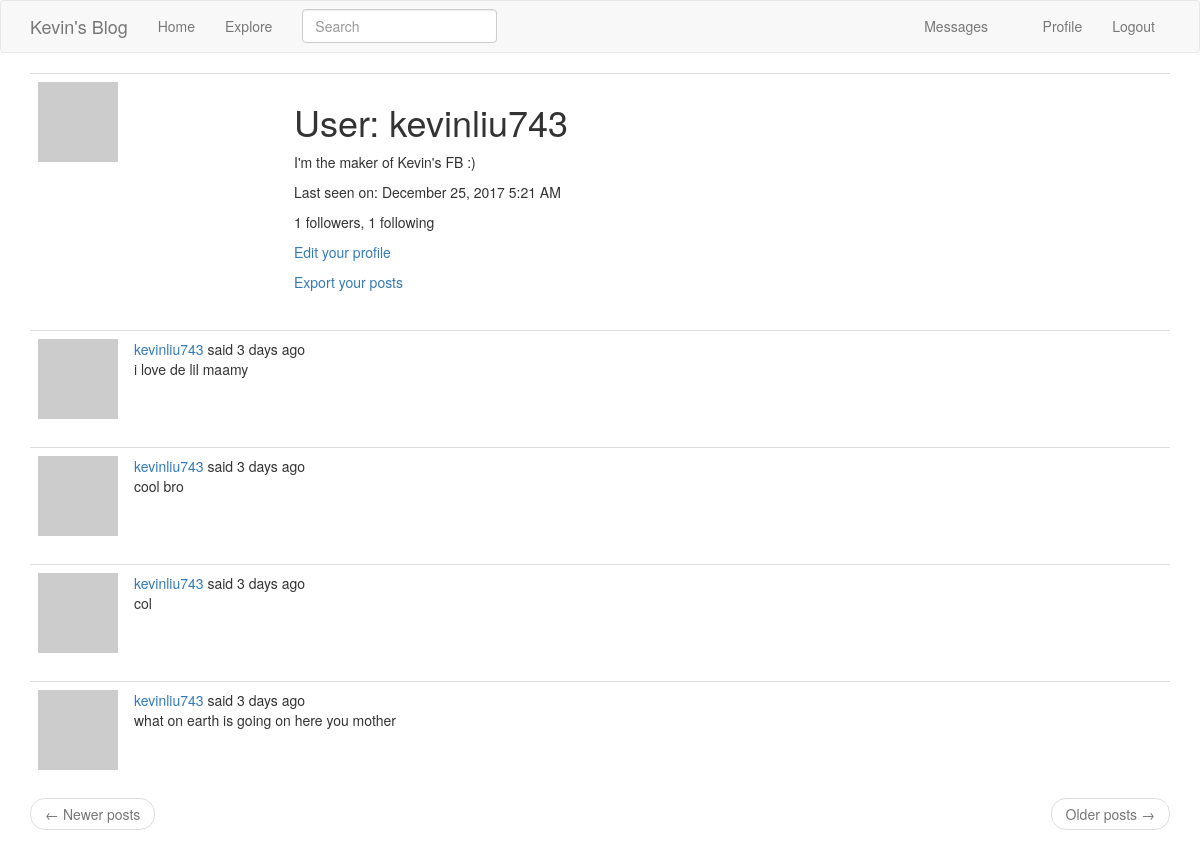
The app's page /user/kevinliu743 (signed in), older data.
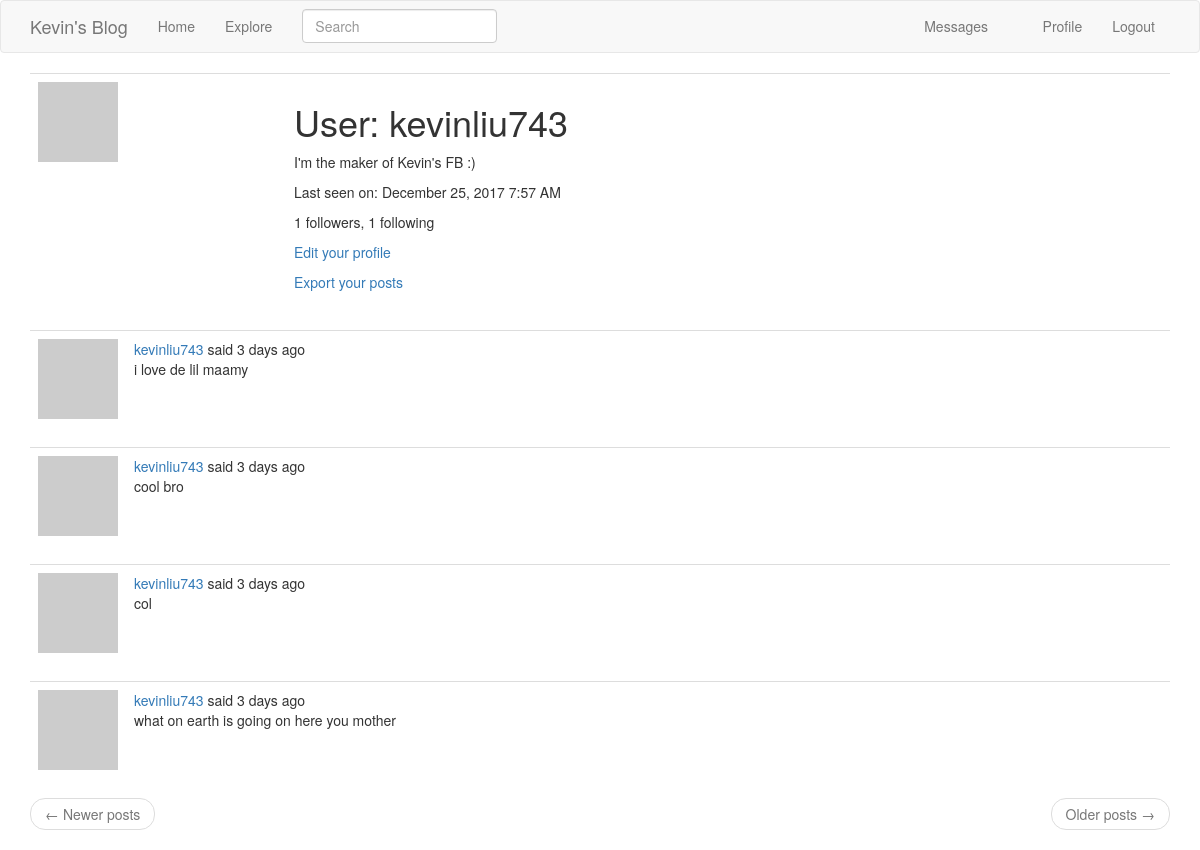
The same page, newer data.
### app/models.py (models this page shows, shortened)
class PaginatedAPIMixin(object):
    @staticmethod
    def to_collection_dict(query, page, per_page, endpoint, **kwargs):
        resources = query.paginate(page, per_page, False)
        data = {
            'items': [item.to_dict() for item in resources.items],
            '_meta': {
                'page': page,
                'per_page': per_page,
                'total_pages': resources.pages,
                'total_items': resources.total
            },
            '_links': {
                'self': url_for(endpoint, page=page, per_page=per_page,
                                **kwargs),
                'next': url_for(endpoint, page=page + 1, per_page=per_page,
                                **kwargs) if resources.has_next else None,
                'prev': url_for(endpoint, page=page - 1, per_page=per_page,
                                **kwargs) if resources.has_prev else None
            }
        }
        return data

class User(UserMixin, PaginatedAPIMixin, db.Model):
    id = db.Column(db.Integer, primary_key=True)
    username = db.Column(db.String(64), index=True, unique=True)
    email = db.Column(db.String(120), index=True, unique=True)
    password_hash = db.Column(db.String(128))
    posts = db.relationship('Post', backref='author', lazy='dynamic')
    about_me = db.Column(db.String(140))
    last_seen = db.Column(db.DateTime, default=datetime.utcnow)
    token = db.Column(db.String(32), index=True, unique=True)
    token_expiration = db.Column(db.DateTime)
    followed = db.relationship(
        'User', secondary=followers,
        primaryjoin=(followers.c.follower_id == id),
        secondaryjoin=(followers.c.followed_id == id),
        backref=db.backref('followers', lazy='dynamic'), lazy='dynamic')
    messages_sent = db.relationship('Message',
                                    foreign_keys='Message.sender_id',
                                    backref='author', lazy='dynamic')
    messages_received = db.relationship('Message',
                                        foreign_keys='Message.recipient_id',
                                        backref='recipient', lazy='dynamic')
    last_message_read_time = db.Column(db.DateTime)
    notifications = db.relationship('Notification', backref='user',
                                    lazy='dynamic')
    tasks = db.relationship('Task', backref='user', lazy='dynamic')
    def avatar(self, size):
        digest = md5(self.email.lower().encode('utf-8')).hexdigest()
        return 'https://www.gravatar.com/avatar/{}?d=identicon&s={}'.format(
            digest, size)
    def new_messages(self):
        last_read_time = self.last_message_read_time or datetime(1900, 1, 1)
        return Message.query.filter_by(recipient=self).filter(
            Message.timestamp > last_read_time).count()
    def get_tasks_in_progress(self):
        return Task.query.filter_by(user=self, complete=False).all()
    def get_task_in_progress(self, name):
        return Task.query.filter_by(name=name, user=self,
                                    complete=False).first()

### app/main/routes.py (the view)
@bp.route('/user/<username>')
@login_required
def user(username):
    user = User.query.filter_by(username=username).first_or_404()
    page = request.args.get('page', 1, type=int)
    posts = user.posts.order_by(Post.timestamp.desc()).paginate(
        page, current_app.config['POSTS_PER_PAGE'], False)
    next_url = url_for('main.user', username=user.username,
                       page=posts.next_num) if posts.has_next else None
    prev_url = url_for('main.user', username=user.username,
                       page=posts.prev_num) if posts.has_prev else None
    return render_template('user.html', user=user, posts=posts.items,
                           next_url=next_url, prev_url=prev_url)

### app/main/forms.py
class SearchForm(FlaskForm):
    q = StringField(_l('Search'), validators=[DataRequired()])
    def __init__(self, *args, **kwargs):
        if 'formdata' not in kwargs:
            kwargs['formdata'] = request.args
        if 'csrf_enabled' not in kwargs:
            kwargs['csrf_enabled'] = False
        super(SearchForm, self).__init__(*args, **kwargs)

### app/main/routes.py (called while the page is built)
@bp.before_app_request
def before_request():
    if current_user.is_authenticated:
        current_user.last_seen = datetime.utcnow()
        db.session.commit()
        g.search_form = SearchForm()
    g.locale = str(get_locale())

### app/models.py (called while the page is built)
@login.user_loader
def load_user(id):
    return User.query.get(int(id))

    @classmethod
    def before_commit(cls, session):
        session._changes = {
            'add': [obj for obj in session.new if isinstance(obj, cls)],
            'update': [obj for obj in session.dirty if isinstance(obj, cls)],
            'delete': [obj for obj in session.deleted if isinstance(obj, cls)]
        }

### app/templates/user.html (shortened to what this page needs)
{% extends "base.html" %}
{% block app_content %}
    <table class="table table-hover">
        <tr>
            <td width="256px"><img src="{{ user.avatar(256) }}"></td>
            <td>
                <h1>{{ _('User') }}: {{ user.username }}</h1>
                {% if user.about_me %}<p>{{ user.about_me }}</p>{% endif %}
                {% if user.last_seen %}
                <p>{{ _('Last seen on') }}: {{ moment(user.last_seen).format('LLL') }}</p>
                {% endif %}
                <p>{{ _('%(count)d followers', count=user.followers.count()) }}, {{ _('%(count)d following', count=user.followed.count()) }}</p>
                {% if user == current_user %}
                <p><a href="{{ url_for('main.edit_profile') }}">{{ _('Edit your profile') }}</a></p>
                {% if not current_user.get_task_in_progress('export_posts') %}
                <p><a href="{{ url_for('main.export_posts') }}">{{ _('Export your posts') }}</a></p>
                {% endif %}
                {% elif not current_user.is_following(user) %}
                <p><a href="{{ url_for('main.follow', username=user.username) }}">{{ _('Follow') }}</a></p>
                {% else %}
                <p><a href="{{ url_for('main.unfollow', username=user.username) }}">{{ _('Unfollow') }}</a></p>
                {% endif %}
            </td>
        </tr>
    </table>
    {% for post in posts %}
        {% include '_post.html' %}
    {% endfor %}
    <nav aria-label="...">
        <ul class="pager">
            <li class="previous{% if not prev_url %} disabled{% endif %}">
                <a href="{{ prev_url or '#' }}">
                    <span aria-hidden="true">&larr;</span> {{ _('Newer posts') }}
                </a>
            </li>
            <li class="next{% if not next_url %} disabled{% endif %}">
                <a href="{{ next_url or '#' }}">
                    {{ _('Older posts') }} <span aria-hidden="true">&rarr;</span>
                </a>
            </li>
        </ul>
    </nav>
{% endblock %}

Row changes from the older to the newer data that the page shows:
changed User "kevinliu743": last_seen "December 25, 2017 5:21 AM" → "December 25, 2017 7:57 AM"
